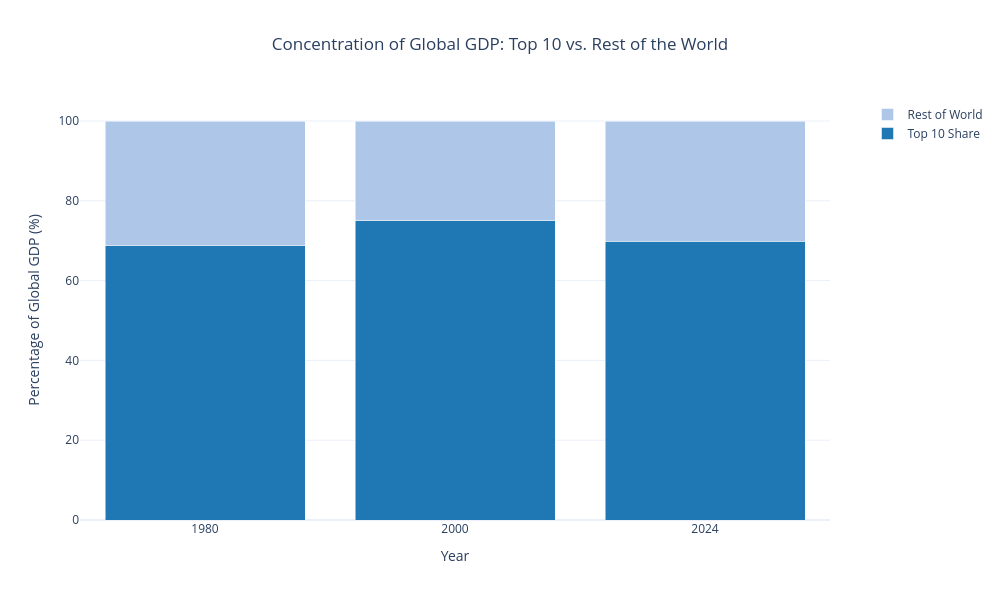

The notebook cell saved with this chart:
### Markdown cell above
### Global GDP Concentration

### Code cell
import plotly.graph_objects as go

# Global GDP Share Analysis
years_to_check = [1980, 2000, 2024]
share_data = []

for year in years_to_check:
    world_gdp = df_clean[year].sum()
    top_10_sum = df_clean.sort_values(year, ascending=False).head(10)[year].sum()
    share_data.append({
        "Year": year,
        "Top 10 Share": (top_10_sum / world_gdp) * 100,
        "Rest of World": ((world_gdp - top_10_sum) / world_gdp) * 100
    })

df_share = pd.DataFrame(share_data)

# Plotly Stacked Bar Chart
fig = go.Figure()

fig.add_trace(go.Bar(
    x=df_share["Year"],
    y=df_share["Top 10 Share"],
    name="Top 10 Share",
    marker=dict(color='#1f77b4')
))

fig.add_trace(go.Bar(
    x=df_share["Year"],
    y=df_share["Rest of World"],
    name="Rest of World",
    marker=dict(color='#aec7e8')
))

fig.update_layout(
    title=dict(
        text="Concentration of Global GDP: Top 10 vs. Rest of the World",
        x=0.5
    ),
    xaxis_title="Year",
    yaxis_title="Percentage of Global GDP (%)",
    barmode='stack',
    width=1000,
    height=600,
    template="plotly_white",
    legend=dict(
        x=1.05,
        y=1
    )
)

fig.update_xaxes(type='category', tickangle=0)

fig.show()

### Figure 1 — Plotly figure (JSON) as saved in the notebook; plotly's stock layout.template omitted (floating-point values rounded to 4 significant figures)
{"data": [{"marker": {"color": "#1f77b4"}, "name": "Top 10 Share", "type": "bar", "x": [1980, 2000, 2024], "y": [68.7, 74.97, 69.83]}, {"marker": {"color": "#aec7e8"}, "name": "Rest of World", "type": "bar", "x": [1980, 2000, 2024], "y": [31.3, 25.03, 30.17]}], "layout": {"barmode": "stack", "height": 600, "legend": {"x": 1.05, "y": 1}, "title": {"text": "Concentration of Global GDP: Top 10 vs. Rest of the World", "x": 0.5}, "width": 1000, "xaxis": {"tickangle": 0, "title": {"text": "Year"}, "type": "category"}, "yaxis": {"title": {"text": "Percentage of Global GDP (%)"}}}}
